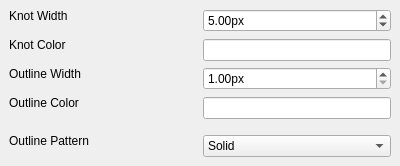
<?xml version="1.0" encoding="UTF-8"?>
<ui version="4.0">
 <class>style_display_dock</class>
 <widget class="QDockWidget" name="style_display_dock">
  <property name="geometry">
   <rect>
    <x>0</x>
    <y>0</y>
    <width>400</width>
    <height>166</height>
   </rect>
  </property>
  <property name="windowTitle">
   <string>Display style</string>
  </property>
  <widget class="QWidget" name="dockWidgetContents">
   <layout class="QGridLayout" name="gridLayout">
    <item row="0" column="0">
     <widget class="QLabel" name="label">
      <property name="text">
       <string>Knot Width</string>
      </property>
     </widget>
    </item>
    <item row="0" column="1" rowspan="2">
     <widget class="QDoubleSpinBox" name="knot_width_spinner">
      <property name="suffix">
       <string>px</string>
      </property>
      <property name="minimum">
       <double>1.000000000000000</double>
      </property>
      <property name="value">
       <double>5.000000000000000</double>
      </property>
     </widget>
    </item>
    <item row="1" column="0" rowspan="2">
     <widget class="QLabel" name="label_3">
      <property name="text">
       <string>Knot Color</string>
      </property>
     </widget>
    </item>
    <item row="2" column="1">
     <widget class="ColorWidget" name="color">
      <property name="sizePolicy">
       <sizepolicy hsizetype="Preferred" vsizetype="Fixed">
        <horstretch>0</horstretch>
        <verstretch>0</verstretch>
       </sizepolicy>
      </property>
     </widget>
    </item>
    <item row="3" column="1" rowspan="2">
     <widget class="QDoubleSpinBox" name="outline_width_spinner">
      <property name="suffix">
       <string>px</string>
      </property>
      <property name="minimum">
       <double>1.000000000000000</double>
      </property>
      <property name="maximum">
       <double>128.000000000000000</double>
      </property>
      <property name="value">
       <double>1.000000000000000</double>
      </property>
     </widget>
    </item>
    <item row="3" column="0">
     <widget class="QLabel" name="label_2">
      <property name="text">
       <string>Outline Width</string>
      </property>
     </widget>
    </item>
    <item row="4" column="0" rowspan="2">
     <widget class="QLabel" name="label_4">
      <property name="text">
       <string>Outline Color</string>
      </property>
     </widget>
    </item>
    <item row="5" column="1">
     <widget class="ColorWidget" name="outline_color">
      <property name="sizePolicy">
       <sizepolicy hsizetype="Preferred" vsizetype="Fixed">
        <horstretch>0</horstretch>
        <verstretch>0</verstretch>
       </sizepolicy>
      </property>
     </widget>
    </item>
    <item row="6" column="0" rowspan="2" colspan="2">
     <widget class="QLabel" name="label_10">
      <property name="text">
       <string>Outline Pattern</string>
      </property>
     </widget>
    </item>
    <item row="7" column="1">
     <widget class="QComboBox" name="outline_pattern_combo">
      <property name="iconSize">
       <size>
        <width>96</width>
        <height>4</height>
       </size>
      </property>
      <item>
       <property name="text">
        <string>Solid</string>
       </property>
       <property name="icon">
        <iconset resource="../../img/icons.qrc">
         <normaloff>:/img/line_solid.svg</normaloff>:/img/line_solid.svg</iconset>
       </property>
      </item>
      <item>
       <property name="text">
        <string>No Line</string>
       </property>
       <property name="icon">
        <iconset resource="../../img/icons.qrc">
         <normaloff>:/img/line_no.svg</normaloff>:/img/line_no.svg</iconset>
       </property>
      </item>
      <item>
       <property name="text">
        <string>Dotted</string>
       </property>
       <property name="icon">
        <iconset resource="../../img/icons.qrc">
         <normaloff>:/img/line_dot.svg</normaloff>:/img/line_dot.svg</iconset>
       </property>
      </item>
      <item>
       <property name="text">
        <string>Dashed</string>
       </property>
       <property name="icon">
        <iconset resource="../../img/icons.qrc">
         <normaloff>:/img/line_dash.svg</normaloff>:/img/line_dash.svg</iconset>
       </property>
      </item>
      <item>
       <property name="text">
        <string>Dash Dot</string>
       </property>
       <property name="icon">
        <iconset resource="../../img/icons.qrc">
         <normaloff>:/img/line_dash_dot.svg</normaloff>:/img/line_dash_dot.svg</iconset>
       </property>
      </item>
     </widget>
    </item>
   </layout>
  </widget>
 </widget>
 <customwidgets>
  <customwidget>
   <class>ColorWidget</class>
   <extends>QLineEdit</extends>
   <header>color_widget.hpp</header>
   <slots>
    <signal>color_changed(QColor)</signal>
   </slots>
  </customwidget>
 </customwidgets>
 <resources>
  <include location="../../img/icons.qrc"/>
 </resources>
 <connections/>
</ui>
